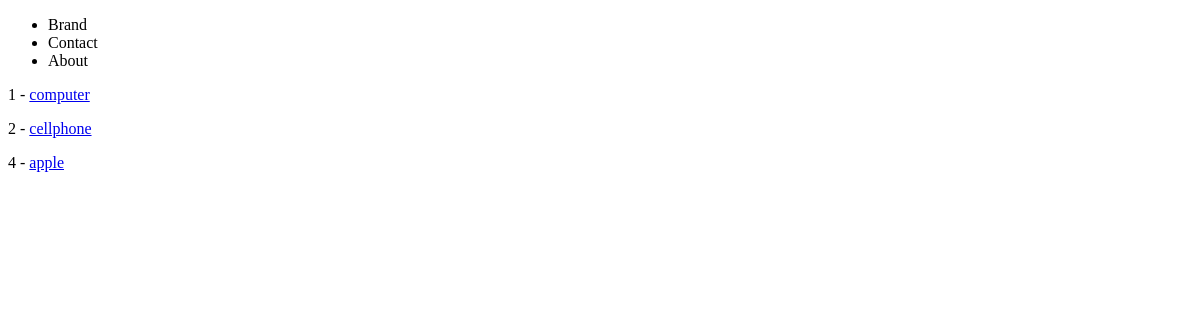
The app's page /products/, older data.
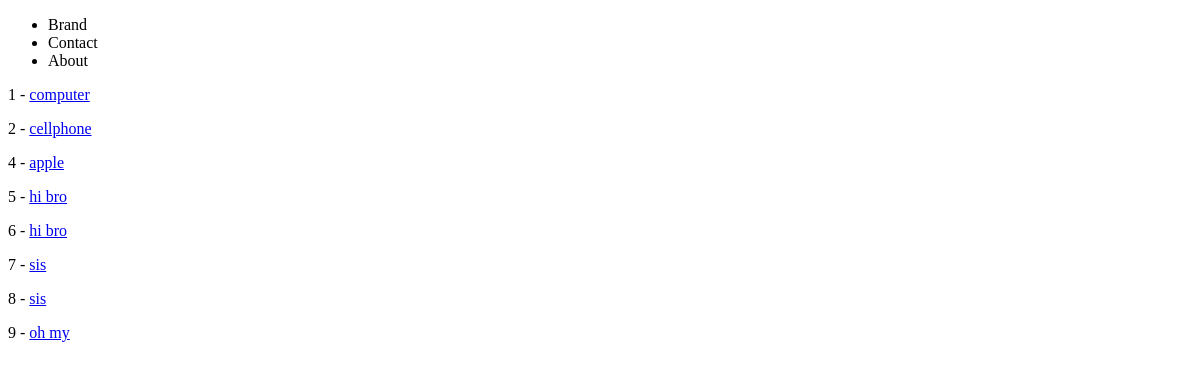
The same page, newer data.
### products/models.py (models this page shows)
class Product(models.Model):
    title = models.CharField(max_length=50,)
    description = models.TextField(blank = True, null = True)
    price = models.DecimalField(decimal_places=2, max_digits=1000)
    summary = models.TextField(blank = False, null = False)
    featured = models.BooleanField(default=False)
    def get_absolute_url(self):
        return reverse('products:product-detail', kwargs={'my_id':self.id})

### products/views.py (the view)
# urls.py: path('', product_list_view,name='product-list'),
def product_list_view(request):
    queryset = Product.objects.all()
    context = {
        'object_list' : queryset,
    }
    return render(request, 'product/list.html', context)

### templates/product/list.html
{% extends 'base.html' %}
{% block content%}
{% for temp in object_list %}
    <p>{{temp.id}} -  <a href="{{ temp.get_absolute_url }}">{{temp.title}}</a></p>
{% endfor %}
{% endblock %}

Row changes from the older to the newer data that the page shows:
added Product: id "5", title "hi bro"
added Product: id "6", title "hi bro"
added Product: id "7", title "sis"
added Product: id "8", title "sis"
added Product: id "9", title "oh my"
